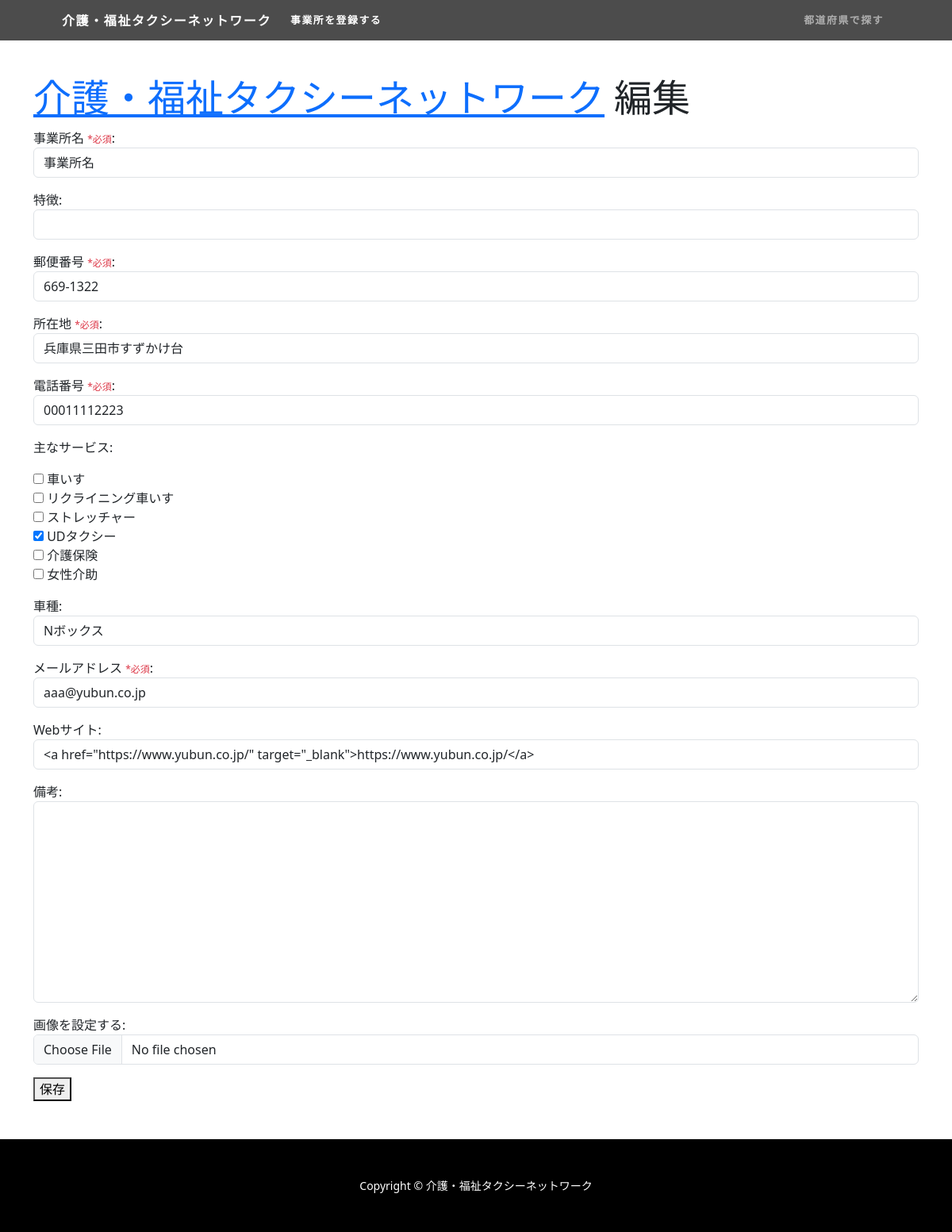
The app's page /edit_registration/7/ with its own data.
### caretaxi/models.py (models this page shows, shortened)
class Registration(models.Model):
    REUSE_CHOICES = [
        ('未', '未'),
        ('済', '済'),
    ]
    business_name = models.CharField(max_length=999)
    features = models.CharField(max_length=999)
    postal_code = models.CharField('郵便番号', max_length=8)
    location = models.CharField(max_length=999)
    tel = models.CharField(max_length=16)
    carmodel = models.CharField(max_length=999)
    email = models.EmailField()
    siteurl = models.CharField(max_length=999)
    message = models.TextField()
    main_image = models.ImageField(upload_to='registration_images/', null=True, blank=True)
    created_at = models.DateTimeField(auto_now_add=True)
    genres = models.CharField(max_length=999, blank=True, null=True)

### caretaxi/views.py (the view, shortened to what this page needs)
# urls.py: path('edit_registration/<int:registration_id>/', EditRegistrationView.as_view(), name='edit_registration'),
class EditRegistrationView(View):
    template_name = 'edit_registration.html'
    def get(self, request, registration_id):
        registration = get_object_or_404(Registration, id=registration_id)
        form = RegistrationForm(instance=registration)
        genres_initial = form.initial['genres']
        genres_list = eval(genres_initial) if genres_initial else [] # genres_list のデータ型が正しくリスト (<class 'list'>) に変換された。これでチェックボックスにチェックが入った状態で編集画面が表示されるようになった。
        form.fields['genres'].widget.choices = form.fields['genres'].choices
        form.initial['genres'] = genres_list
        return render(request, self.template_name, {'form': form, 'registration': registration})

### caretaxi/templates/edit_registration.html (shortened to what this page needs)
{% extends 'base1.html' %}
{% block active_registration %}active{% endblock %}
{% block contents %}
    <div class="container">
        <div class="my-div-style">
        <h1 class="display-5">
            <a href="{% url 'caretaxi:registration_list' %}">介護・福祉タクシーネットワーク</a> 編集
        </h1>
        <form method="post" enctype="multipart/form-data">
            {{ form.as_p }}
            <button type="submit">保存</button>
        </form>
        </div>
    </div>
{% endblock %}

### static/template_pattern1/css/mystyle.css (style rules this page uses)
body, #wrapper { display: flex; flex-direction: column; min-height: 100vh; }
.my-div-style { margin-top: 6rem; }
.text-danger { font-size: 12px; }

### records on screen
Registration: business_name "事業所名", postal_code "669-1322", location "兵庫県三田市すずかけ台", tel "00011112223", genres "☐ ☐ ☐ ☑ ☐ ☐", carmodel "Nボックス", email "aaa@yubun.co.jp", siteurl "<a href=\"https://www.yubun.co.jp/\" target=\"_blank\">https://www.yubun.co.jp/</a>"
